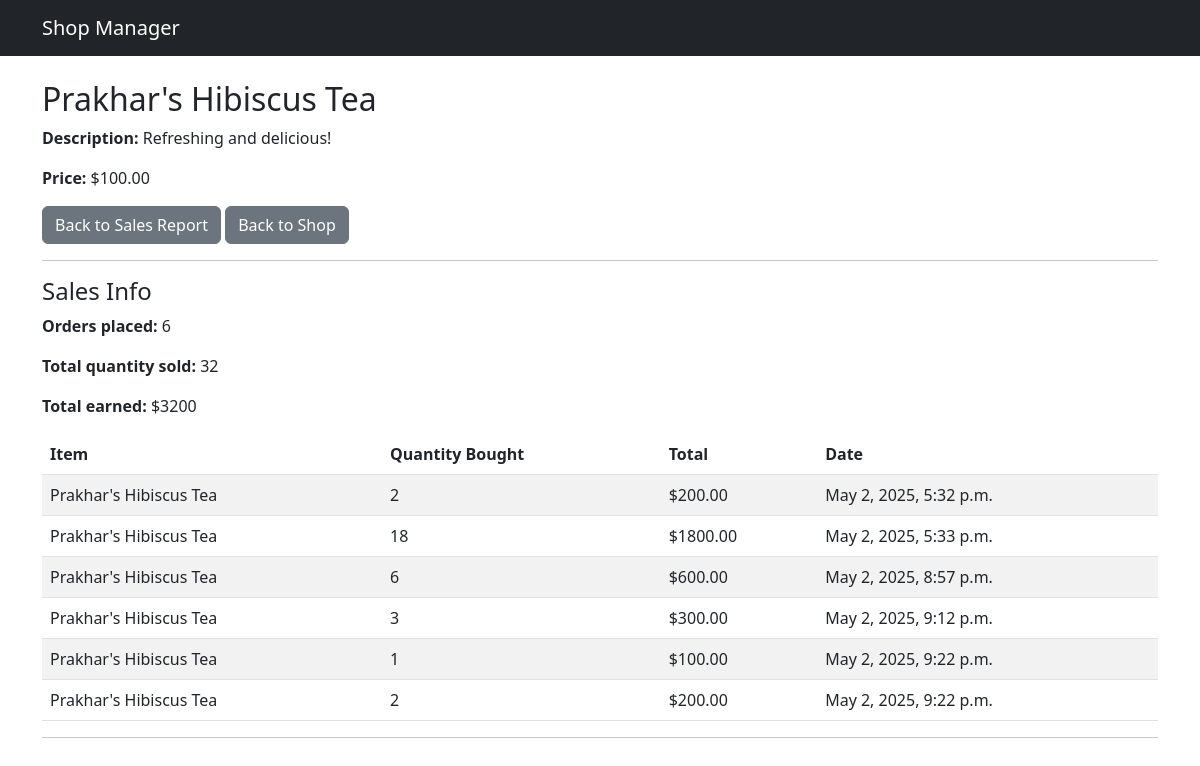
Page /mainapp/item/details/shop1/13/ on the committed database.
### mainapp/models.py (models this page shows, shortened)
class Item(models.Model):
    name = models.CharField(max_length=100)
    description = models.TextField(default="No Description Provided")
    price = models.DecimalField(max_digits=10, decimal_places=2)
    quantity = models.IntegerField(default=0)

class Order(models.Model):
    item = models.ForeignKey(Item, on_delete=models.CASCADE)
    shop = models.ForeignKey(Shop, on_delete=models.CASCADE)
    quantity = models.PositiveIntegerField(default=1)
    order_date = models.DateTimeField(auto_now_add=True, db_index=True)
    total_price = models.DecimalField(max_digits=10, decimal_places=2, default=0)  # For total price

### mainapp/views.py (the view)
# urls.py: path('item/details/shop<int:shop_id>/<int:item_id>/', views.item_detail, name='item_detail'),
def item_detail(request, item_id, shop_id):
    item = get_object_or_404(Item, id=item_id)
    shop = get_object_or_404(Shop, id=shop_id)
    orders = Order.objects.filter(shop_id=shop_id, item_id = item_id)
    sales_data = Order.objects.filter(item=item).aggregate(
        times_bought=Sum('quantity'),
        total_revenue=Sum(F('quantity') * F('item__price'), output_field=models.DecimalField()),
        total_orders=Count('id')
    )
    return render(request, 'mainapp/item_detail.html', {
        'item': item,
        'shop': shop,
        'shop_id': shop_id,
        'sales_data': sales_data,
        'orders': orders
    })

### mainapp/templates/mainapp/item_detail.html (shortened to what this page needs)
{% extends 'mainapp/base.html' %}
{% block content %}
<h2>{{ item.name }}</h2>
<p><strong>Description:</strong> {{ item.description }}</p>
<p><strong>Price:</strong> ${{ item.price }}</p>
<a href="{% url 'shopkeep_report' shop_id %}" class="btn btn-secondary">Back to Sales Report</a>
<a href="{% url 'shopkeep' shop_id %}" class="btn btn-secondary">Back to Shop</a>
<hr>
<h4>Sales Info</h4>
<p><strong>Orders placed:</strong> {{ sales_data.total_orders|default:0 }}</p>
<p><strong>Total quantity sold:</strong> {{ sales_data.times_bought|default:0 }}</p>
<p><strong>Total earned:</strong> ${{ sales_data.total_revenue|default:0.00 }}</p>
<table class="table table-striped">
    <thead>
        <tr>
            <th>Item</th>
            <th>Quantity Bought</th>
            <th>Total</th>
            <th>Date</th>
        </tr>
    </thead>
    <tbody>
        {% for order in orders %}
        <tr>
            <td>{{ order.item.name }}</a></td>
            <td>{{ order.quantity }}</td>
            <td>${{ order.total_price }}</td>
            <td>{{ order.order_date }}</td>
        </tr>
        {% endfor %}
    </tbody>
</table>
<hr>
{% endblock %}

### rows in the picture
Item: name "Prakhar's Hibiscus Tea", description "Refreshing and delicious!", price "100.00"
Order: item.name "Prakhar's Hibiscus Tea", quantity "2", total_price "200.00", order_date "May 2, 2025, 5:32 p.m."
Order: item.name "Prakhar's Hibiscus Tea", quantity "18", total_price "1800.00", order_date "May 2, 2025, 5:33 p.m."
Order: item.name "Prakhar's Hibiscus Tea", quantity "6", total_price "600.00", order_date "May 2, 2025, 8:57 p.m."
Order: item.name "Prakhar's Hibiscus Tea", quantity "3", total_price "300.00", order_date "May 2, 2025, 9:12 p.m."
Order: item.name "Prakhar's Hibiscus Tea", quantity "1", total_price "100.00", order_date "May 2, 2025, 9:22 p.m."
Order: item.name "Prakhar's Hibiscus Tea", quantity "2", total_price "200.00", order_date "May 2, 2025, 9:22 p.m."

### other values in the picture
{{ sales_data.total_orders|default:0 }} "6"
{{ sales_data.times_bought|default:0 }} "32"
{{ sales_data.total_revenue|default:0.00 }} "3200"
